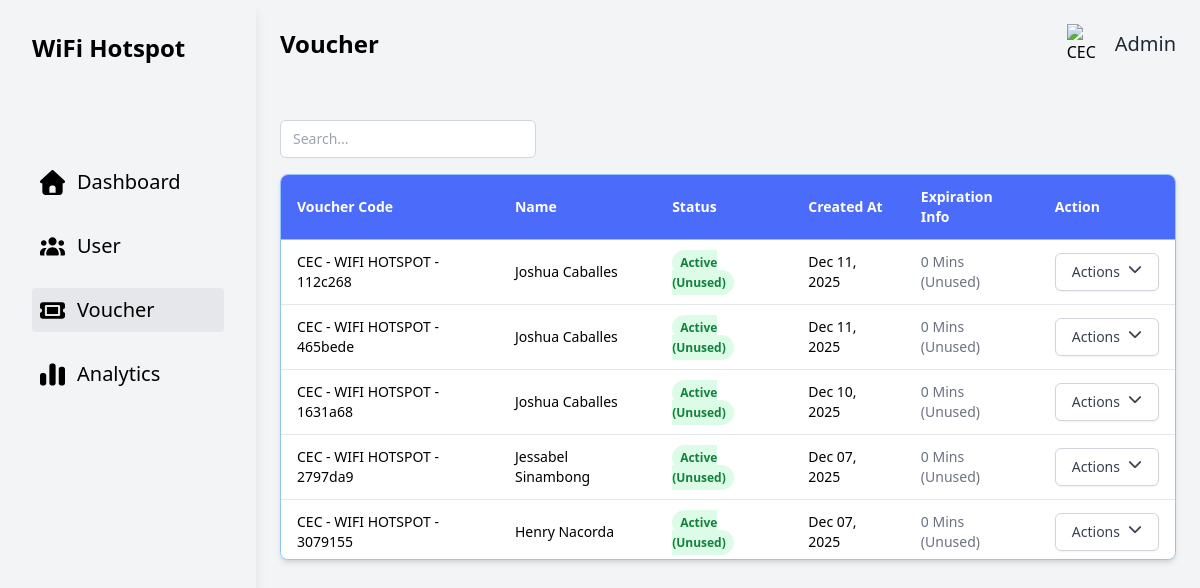
Before: /php/Voucher.php with the older database file.
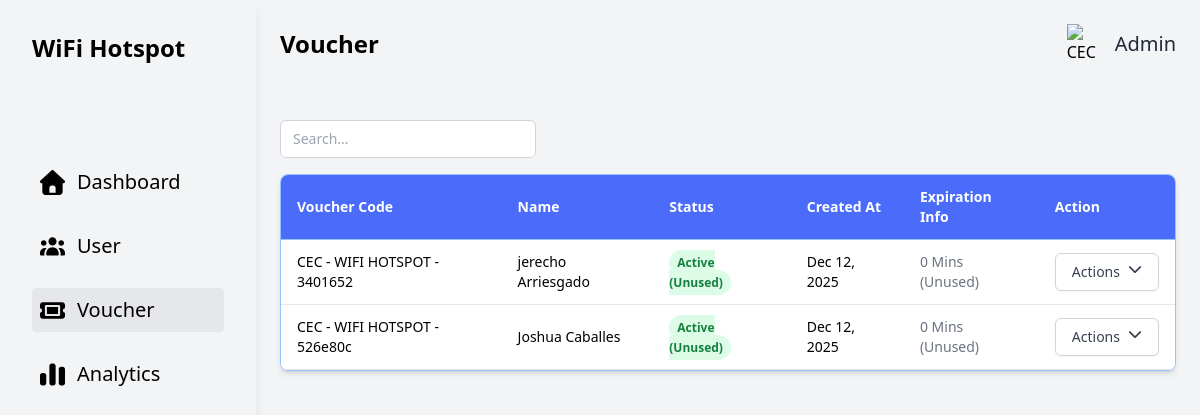
After: the same page with the newer database file.
### tables this page shows
CREATE TABLE `vouchers` (
  `user_profile_id` int(11) NOT NULL,
  `id` int(11) NOT NULL,
  `code` text NOT NULL,
  `used` tinyint(1) NOT NULL DEFAULT 0,
  `created_at` datetime NOT NULL,
  `used_at` datetime DEFAULT NULL,
  `time_limit_minutes` int(11) NOT NULL
);

### php/Voucher.php (the view, shortened to what this page needs)
<?php
require 'db.php';
$sql = "
    SELECT
        v.code,
        v.used,
        v.created_at,
        v.time_limit_minutes,
        v.used_at,
        CONCAT(u.first_name, ' ', u.last_name) AS full_name
    FROM vouchers v
    LEFT JOIN users_profile u
        ON v.user_profile_id = u.user_id
    ORDER BY v.id DESC
";
try {
    $stmt = $pdo->prepare($sql);
    $stmt->execute();
    $vouchers = $stmt->fetchAll(PDO::FETCH_ASSOC);
} catch (PDOException $e) {
    die("Database Error: " . $e->getMessage());
}
function calculate_expiration($voucher)
{
    $start_timestamp = strtotime($voucher['used_at'] ?? $voucher['created_at']);
    $minutes = (int) $voucher['time_limit_minutes'];
    $expiration_timestamp = $start_timestamp + ($minutes * 60);
    if ($voucher['used'] == 1 && time() > $expiration_timestamp) {
        return ['text' => 'Expired', 'class' => 'red'];
    } elseif ($voucher['used'] == 1) {
        return ['text' => date("M d, Y H:i", $expiration_timestamp), 'class' => 'green'];
    } else {
        return ['text' => $minutes . " Mins (Unused)", 'class' => 'gray'];
    }
}
?>
<!DOCTYPE html>
<html lang="en">
<head>
    <link href="https://cdnjs.cloudflare.com/ajax/libs/font-awesome/6.5.2/css/all.min.css" rel="stylesheet">
    <script src="../css/tailwind.css"></script>
</head>
<body class="bg-gray-100">
    <div class="flex">
        <div class="w-64 bg-white-200 h-screen p-8 text-white shadow-lg overflow-y-auto">
            <div class="flex items-center space-x-2 mb-24">
                <h1 class="text-2xl font-semibold text-black">WiFi Hotspot</h1>
            </div>
            <ul class="space-y-5">
                <li>
                    <a href="admindashboard.php" class="flex items-center space-x-3 hover:bg-gray-300 p-2 rounded">
                        <span class="text-black text-xl">Dashboard</span>
                    </a>
                </li>
                <li>
                    <a href="../php/User.php" class="flex items-center space-x-3 hover:bg-gray-300 p-2 rounded">
                        <span class="text-black text-xl">User</span>
                    </a>
                </li>
                <li>
                    <a href="../php/Voucher.php"
                        class="flex items-center space-x-3 hover:bg-gray-300 p-2 rounded bg-gray-200">
                        <span class="text-black text-xl">Voucher</span>
                    </a>
                </li>
                <li>
                    <a href="../php/Analytics.php" class="flex items-center space-x-3 hover:bg-gray-300 p-2 rounded">
                        <span class="text-black text-xl">Analytics</span>
                    </a>
                </li>
            </ul>
        </div>
        <div class="container mx-auto p-6 flex-1">
            <div class="flex justify-between items-center mb-10">
                <h1 class="text-2xl font-semibold text-black">Voucher </h1>
                <div class="flex items-center space-x-2">
                    <img src="../images/ceclogo.png" alt="CEC Logo" class="w-10 h-10 objection-contain">
                    <span class="text-xl text-gray-800">Admin</span>
                </div>
            </div>
            <div class="flex justify-between items-center py-4">
                <input type="text" placeholder="Search..."
                    class="bg-white border border-gray-300 rounded-md px-3 py-2 text-sm w-64 focus:ring-1 focus:ring-blue-600 focus:outline-none">
            </div>
            <div class="bg-white shadow-md rounded-lg overflow-hidden border border-blue-300">
                <div class="overflow-x-auto max-h-96 overflow-y-auto">
                    <table class="min-w-full border-collapse">
                        <thead class="bg-[#4B6BFB] text-white">
                            <tr>
                                <th class="px-4 py-3 text-left text-sm font-semibold border-b border-blue-300">Voucher
                                    Code</th>
                                <th class="px-4 py-3 text-left text-sm font-semibold border-b border-blue-300">Name</th>
                                <th class="px-4 py-3 text-left text-sm font-semibold border-b border-blue-300">Status
                                </th>
                                <th class="px-4 py-3 text-left text-sm font-semibold border-b border-blue-300">Created
                                    At</th>
                                <th class="px-4 py-3 text-left text-sm font-semibold border-b border-blue-300">
                                    Expiration Info</th>
                                <th class="px-4 py-3 text-left text-sm font-semibold border-b border-blue-300">Action
                                </th>
                            </tr>
                        </thead>
                        <tbody class="bg-white">
                            <?php foreach ($vouchers as $v): ?>
                                <tr class="hover:bg-gray-100 border-b border-gray-200">
                                    <td class="px-4 py-3 text-sm font-medium">
                                        <?= htmlspecialchars($v['code']) ?>
                                    </td>
                                    <td class="px-4 py-3 text-sm">
                                        <?= htmlspecialchars($v['full_name'] ?? 'Unknown User') ?>
                                    </td>
                                    <td class="px-4 py-3 text-sm">
                                        <?php if ($v['used'] == 0): ?>
                                            <span
                                                class="bg-green-100 text-green-700 px-2 py-1 rounded-full text-xs font-semibold">
                                                Active (Unused)
                                            </span>
                                        <?php endif; ?>
                                    </td>
                                    <td class="px-4 py-3 text-sm">
                                        <?= date("M d, Y", strtotime($v['created_at'])) ?>
                                    </td>
                                    <td class="px-4 py-3 text-sm">
                                        <?php
                                        $exp_info = calculate_expiration($v);
                                        $color_class = [
                                            'green' => 'text-green-600 font-semibold',
                                            'red' => 'text-red-600 font-bold',
                                            'gray' => 'text-gray-500',
                                        ][$exp_info['class']] ?? 'text-gray-500';
                                        ?>
                                        <span class="<?= $color_class ?>">
                                            <?= $exp_info['text'] ?>
                                        </span>
                                    </td>
                                    <td class="px-4 py-3 text-sm">
                                        <div class="relative inline-block text-left">
                                            <button type="button" onclick="toggleDropdown('<?= $v['code'] ?>')"
                                                class="inline-flex justify-center w-full rounded-md border border-gray-300 shadow-sm px-4 py-2 bg-white text-sm font-medium text-gray-700 hover:bg-gray-50"
                                                aria-expanded="true" aria-haspopup="true">
                                                Actions
                                                <i class="fa-solid fa-chevron-down ml-2"></i>
                                            </button>
                                        </div>
                                    </td>
                                </tr>
                            <?php endforeach; ?>
                        </tbody>
                    </table>
                </div>
            </div>
        </div>
    </div>
</body>
</html>

Changed rows visible on the page:
removed vouchers: code "CEC - WIFI HOTSPOT - 112c268", full_name "Joshua Caballes", used "Active (Unused)", created_at "Dec 11, 2025", time_limit_minutes "0 Mins (Unused)"
removed vouchers: code "CEC - WIFI HOTSPOT - 465bede", full_name "Joshua Caballes", used "Active (Unused)", created_at "Dec 11, 2025", time_limit_minutes "0 Mins (Unused)"
removed vouchers: code "CEC - WIFI HOTSPOT - 1631a68", full_name "Joshua Caballes", used "Active (Unused)", created_at "Dec 10, 2025", time_limit_minutes "0 Mins (Unused)"
removed vouchers: code "CEC - WIFI HOTSPOT - 2797da9", full_name "Jessabel Sinambong", used "Active (Unused)", created_at "Dec 07, 2025", time_limit_minutes "0 Mins (Unused)"
removed vouchers: code "CEC - WIFI HOTSPOT - 3079155", full_name "Henry Nacorda", used "Active (Unused)", created_at "Dec 07, 2025", time_limit_minutes "0 Mins (Unused)"
added vouchers: code "CEC - WIFI HOTSPOT - 3401652", full_name "jerecho Arriesgado", used "Active (Unused)", created_at "Dec 12, 2025", time_limit_minutes "0 Mins (Unused)"
added vouchers: code "CEC - WIFI HOTSPOT - 526e80c", full_name "Joshua Caballes", used "Active (Unused)", created_at "Dec 12, 2025", time_limit_minutes "0 Mins (Unused)"
